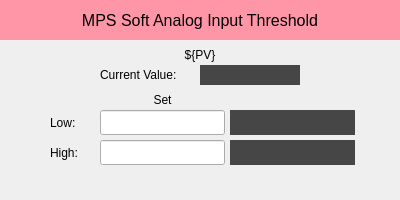
<?xml version="1.0" encoding="UTF-8"?>
<ui version="4.0">
 <class>Form</class>
 <widget class="QWidget" name="Form">
  <property name="geometry">
   <rect>
    <x>0</x>
    <y>0</y>
    <width>400</width>
    <height>200</height>
   </rect>
  </property>
  <property name="windowTitle">
   <string>Form</string>
  </property>
  <widget class="QFrame" name="frame">
   <property name="geometry">
    <rect>
     <x>0</x>
     <y>0</y>
     <width>400</width>
     <height>200</height>
    </rect>
   </property>
   <property name="styleSheet">
    <string notr="true"/>
   </property>
   <property name="frameShape">
    <enum>QFrame::NoFrame</enum>
   </property>
   <property name="frameShadow">
    <enum>QFrame::Plain</enum>
   </property>
   <widget class="QLabel" name="label">
    <property name="geometry">
     <rect>
      <x>0</x>
      <y>0</y>
      <width>400</width>
      <height>40</height>
     </rect>
    </property>
    <property name="font">
     <font>
      <pointsize>12</pointsize>
     </font>
    </property>
    <property name="styleSheet">
     <string notr="true">background-color: rgb(255, 150, 168);</string>
    </property>
    <property name="text">
     <string>MPS Soft Analog Input Threshold</string>
    </property>
    <property name="alignment">
     <set>Qt::AlignCenter</set>
    </property>
   </widget>
   <widget class="QLabel" name="label_2">
    <property name="geometry">
     <rect>
      <x>75</x>
      <y>45</y>
      <width>250</width>
      <height>20</height>
     </rect>
    </property>
    <property name="text">
     <string>${PV}</string>
    </property>
    <property name="alignment">
     <set>Qt::AlignCenter</set>
    </property>
   </widget>
   <widget class="QLabel" name="label_3">
    <property name="geometry">
     <rect>
      <x>100</x>
      <y>65</y>
      <width>100</width>
      <height>20</height>
     </rect>
    </property>
    <property name="text">
     <string>Current Value:</string>
    </property>
   </widget>
   <widget class="PyDMLabel" name="PyDMLabel">
    <property name="geometry">
     <rect>
      <x>200</x>
      <y>65</y>
      <width>100</width>
      <height>20</height>
     </rect>
    </property>
    <property name="toolTip">
     <string/>
    </property>
    <property name="styleSheet">
     <string notr="true">background-color: rgb(70, 70, 70);</string>
    </property>
    <property name="alignment">
     <set>Qt::AlignCenter</set>
    </property>
    <property name="precision" stdset="0">
     <number>3</number>
    </property>
    <property name="precisionFromPV" stdset="0">
     <bool>false</bool>
    </property>
    <property name="alarmSensitiveContent" stdset="0">
     <bool>true</bool>
    </property>
    <property name="channel" stdset="0">
     <string>ca://${THR_PV}</string>
    </property>
   </widget>
   <widget class="QLabel" name="label_4">
    <property name="geometry">
     <rect>
      <x>50</x>
      <y>110</y>
      <width>50</width>
      <height>25</height>
     </rect>
    </property>
    <property name="text">
     <string>Low:</string>
    </property>
   </widget>
   <widget class="PyDMLineEdit" name="PyDMLineEdit">
    <property name="geometry">
     <rect>
      <x>100</x>
      <y>110</y>
      <width>125</width>
      <height>25</height>
     </rect>
    </property>
    <property name="toolTip">
     <string/>
    </property>
    <property name="precisionFromPV" stdset="0">
     <bool>false</bool>
    </property>
    <property name="channel" stdset="0">
     <string>ca://${THR_PV}.LOLO</string>
    </property>
   </widget>
   <widget class="PyDMLabel" name="PyDMLabel_2">
    <property name="geometry">
     <rect>
      <x>230</x>
      <y>110</y>
      <width>125</width>
      <height>25</height>
     </rect>
    </property>
    <property name="toolTip">
     <string/>
    </property>
    <property name="styleSheet">
     <string notr="true">background-color: rgb(70, 70, 70);</string>
    </property>
    <property name="alignment">
     <set>Qt::AlignCenter</set>
    </property>
    <property name="precision" stdset="0">
     <number>3</number>
    </property>
    <property name="precisionFromPV" stdset="0">
     <bool>false</bool>
    </property>
    <property name="alarmSensitiveContent" stdset="0">
     <bool>true</bool>
    </property>
    <property name="channel" stdset="0">
     <string>ca://${THR_PV}.LOLO</string>
    </property>
   </widget>
   <widget class="QLabel" name="label_5">
    <property name="geometry">
     <rect>
      <x>50</x>
      <y>140</y>
      <width>50</width>
      <height>25</height>
     </rect>
    </property>
    <property name="text">
     <string>High:</string>
    </property>
   </widget>
   <widget class="PyDMLabel" name="PyDMLabel_3">
    <property name="geometry">
     <rect>
      <x>230</x>
      <y>140</y>
      <width>125</width>
      <height>25</height>
     </rect>
    </property>
    <property name="toolTip">
     <string/>
    </property>
    <property name="styleSheet">
     <string notr="true">background-color: rgb(70, 70, 70);</string>
    </property>
    <property name="alignment">
     <set>Qt::AlignCenter</set>
    </property>
    <property name="precision" stdset="0">
     <number>3</number>
    </property>
    <property name="precisionFromPV" stdset="0">
     <bool>false</bool>
    </property>
    <property name="alarmSensitiveContent" stdset="0">
     <bool>true</bool>
    </property>
    <property name="channel" stdset="0">
     <string>ca://${THR_PV}.HIHI</string>
    </property>
   </widget>
   <widget class="PyDMLineEdit" name="PyDMLineEdit_2">
    <property name="geometry">
     <rect>
      <x>100</x>
      <y>140</y>
      <width>125</width>
      <height>25</height>
     </rect>
    </property>
    <property name="toolTip">
     <string/>
    </property>
    <property name="precisionFromPV" stdset="0">
     <bool>false</bool>
    </property>
    <property name="channel" stdset="0">
     <string>ca://${THR_PV}.HIHI</string>
    </property>
   </widget>
   <widget class="QLabel" name="label_6">
    <property name="geometry">
     <rect>
      <x>100</x>
      <y>90</y>
      <width>125</width>
      <height>20</height>
     </rect>
    </property>
    <property name="text">
     <string>Set</string>
    </property>
    <property name="alignment">
     <set>Qt::AlignCenter</set>
    </property>
   </widget>
   <widget class="QLabel" name="label_7">
    <property name="geometry">
     <rect>
      <x>230</x>
      <y>90</y>
      <width>125</width>
      <height>20</height>
     </rect>
    </property>
    <property name="alignment">
     <set>Qt::AlignCenter</set>
    </property>
   </widget>
  </widget>
 </widget>
 <customwidgets>
  <customwidget>
   <class>PyDMLabel</class>
   <extends>QLabel</extends>
   <header>pydm.widgets.label</header>
  </customwidget>
  <customwidget>
   <class>PyDMLineEdit</class>
   <extends>QLineEdit</extends>
   <header>pydm.widgets.line_edit</header>
  </customwidget>
 </customwidgets>
 <resources/>
 <connections/>
</ui>
